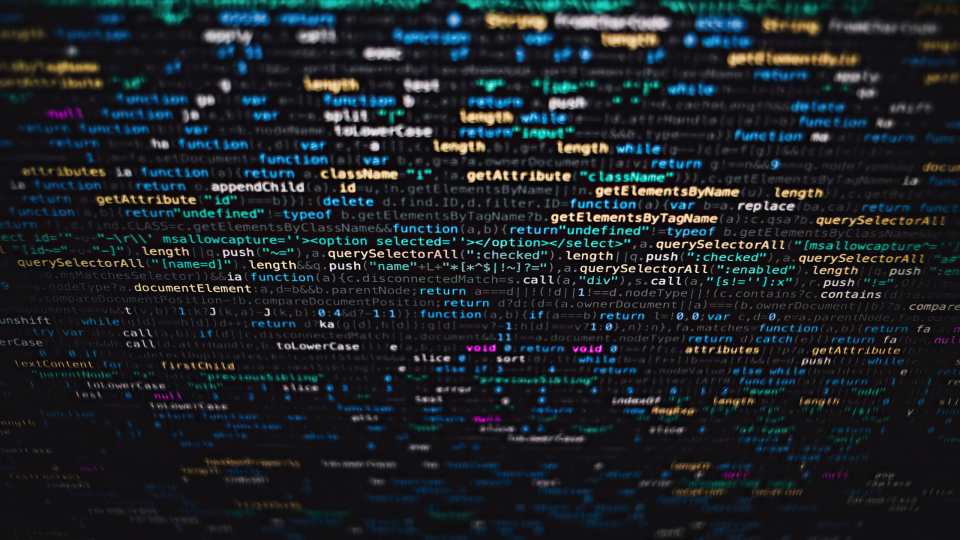
#> input picture Data/beach.jpg, 1920 x 1080 px, found by its file name (shown at 1/2 size)
$ python insert_multiple.py
#> lines starting #> are read from the running program, lines starting #| are printed output that depends on the picture
from pymongo import MongoClient
import cv2

# -------------------------
# MongoDB Connection
# -------------------------
client = MongoClient("mongodb://localhost:27017/")
db = client["geo_images"]
collection = db["images"]

print("MongoDB connected")


# -------------------------
# Image Data
# -------------------------
images = [
    {
        "name": "beach.jpg",
        "path": "Data/beach.jpg",
        "coordinates": [72.8777, 19.0760]  # Mumbai
    },

    {
        "name": "Dino.jpg",
        "path": "Data/Dino.jpg",
        "coordinates": [80.2707, 13.0827]  # Chennai
    },

    {
        "name": "hawksbill_sea.jpg",
        "path": "Data/hawksbill_sea.jpg",
        "coordinates": [77.5946, 12.9716]  # Bangalore
    }
]


# -------------------------
# Process each image
# -------------------------
for image in images:

    img = cv2.imread(image["path"])
#> img is the input picture: shape (1080, 1920, 3); mean B, G, R 37.5, 33.2, 27.9

    if img is None:
        print(f"Could not load {image['Dino.jpg']}")
        continue

    # Resize image
    img = cv2.resize(img, (100, 100))
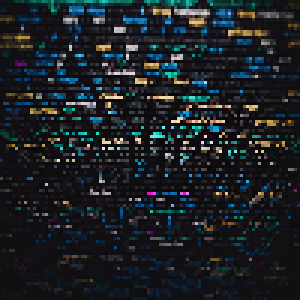
#> img: shape (100, 100, 3) (shown 3 times larger); mean B, G, R 37.6, 33.4, 27.9

    # Feature extraction
    hist = cv2.calcHist(
        [img],
        [0, 1, 2],
        None,
        [8, 8, 8],
        [0, 256, 0, 256, 0, 256]
    )

    features = hist.flatten()
#> features = 512 values, max 6725 at index 0, min 0 at index 2, mean 19.53

    # MongoDB document
    document = {
        "image_name": image["name"],

        "location": {
            "type": "Point",
            "coordinates": image["coordinates"]
        },

        "features": features.tolist()
    }

    collection.insert_one(document)

    print(f"{image['name']} inserted successfully")
#> pass 2 of the loop `for image in images:`:
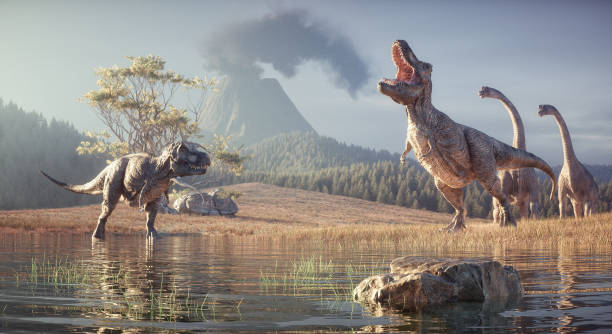
#> input picture Data/Dino.jpg, 612 x 334 px, found by its file name
#> img is the input picture: shape (334, 612, 3); mean B, G, R 133.2, 137, 141.8
#> `img = cv2.resize(img, (100, 100))`:
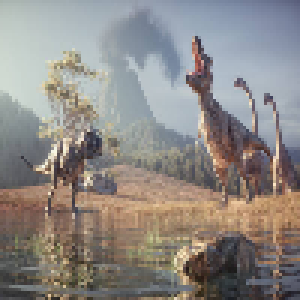
#> img: shape (100, 100, 3) (shown 3 times larger); mean B, G, R 133.1, 136.9, 141.8
#> features = 512 values, max 858 at index 365, min 0 at index 2, mean 19.53
#> pass 3 of the loop `for image in images:`:
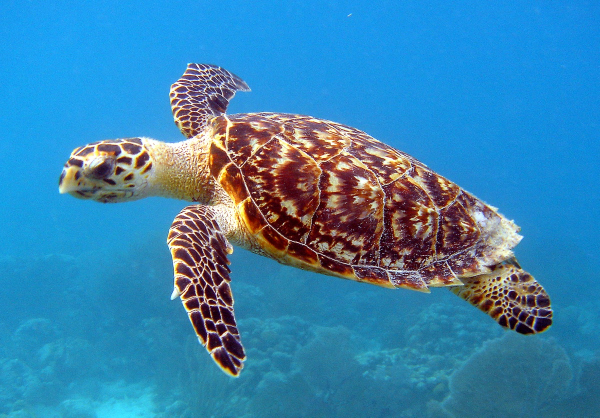
#> input picture Data/hawksbill_sea.jpg, 1200 x 835 px, found by its file name (shown at 1/2 size)
#> img is the input picture: shape (835, 1200, 3); mean B, G, R 174.4, 131.9, 58.7
#> `img = cv2.resize(img, (100, 100))`:
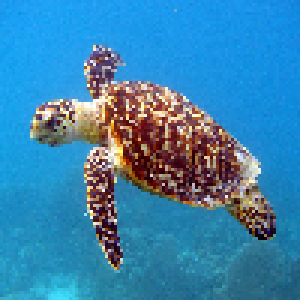
#> img: shape (100, 100, 3) (shown 3 times larger); mean B, G, R 174, 131.6, 58.5
#> features = 512 values, max 1562 at index 480, min 0 at index 5, mean 19.53


print("All images inserted")
